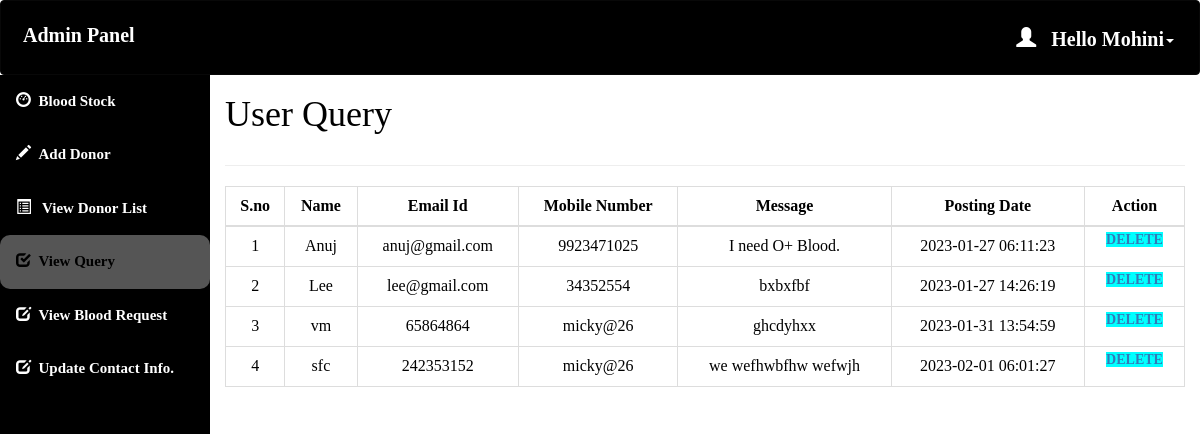
Page /admin/query.php (signed in) on the committed database.
### tables this page shows
CREATE TABLE IF NOT EXISTS `contact_query` (
  `query_id` int(11) NOT NULL AUTO_INCREMENT,
  `query_name` varchar(100) NOT NULL,
  `query_mail` varchar(120) NOT NULL,
  `query_number` char(11) NOT NULL,
  `query_message` longtext NOT NULL,
  `query_date` timestamp NULL DEFAULT CURRENT_TIMESTAMP ON UPDATE CURRENT_TIMESTAMP,
  `query_status` int(11) DEFAULT NULL,
  PRIMARY KEY (`query_id`)
);

### admin/query.php (the view, shortened to what this page needs)
<html>
<head>
  <link rel="stylesheet" href="https://maxcdn.bootstrapcdn.com/bootstrap/3.4.1/css/bootstrap.min.css">
</head>
<?php
include 'conn.php';
  if (isset($_SESSION['loggedin']) && $_SESSION['loggedin'] == true) {
  ?>
<body style="color:black">
<div id="header">
<?php include 'header.php';
?>
</div>
<div id="sidebar">
<?php $active="query"; include 'sidebar.php'; ?>
</div>
<div id="content" >
  <div class="content-wrapper">
    <div class="container-fluid">
      <div class="row">
        <div class="col-md-12 lg-12 sm-12">
          <h1 class="page-title">User Query</h1>
        </div>
      </div>
      <hr>
      <?php
        include 'conn.php';
          $limit = 10;
          if(isset($_GET['page'])){
            $page = $_GET['page'];
          }else{
            $page = 1;
          }
          $offset = ($page - 1) * $limit;
          $count=$offset+1;
        $sql= "select * from contact_query LIMIT {$offset},{$limit}";
        $result=mysqli_query($conn,$sql);
        if(mysqli_num_rows($result)>0)   {
       ?>
       <div class="table-responsive">
      <table class="table table-bordered" style="text-align:center">
          <thead style="text-align:center">
          <th style="text-align:center">S.no</th>
          <th style="text-align:center">Name</th>
          <th style="text-align:center">Email Id</th>
          <th style="text-align:center">Mobile Number</th>
          <th style="text-align:center">Message</th>
          <th style="text-align:center">Posting Date</th>
          <th style="text-align:center">Action</th>
          </thead>
          <tbody>
            <?php
            while($row = mysqli_fetch_assoc($result)) { ?>
          <tr>
                  <td><?php echo $count++; ?></td>
                  <td><?php echo $row['query_name']; ?></td>
                  <td><?php echo $row['query_mail']; ?></td>
                  <td><?php echo $row['query_number']; ?></td>
                  <td><?php echo $row['query_message']; ?></td>
                  <td><?php echo $row['query_date']; ?></td>
                    <td id="he" style="width:100px">
                    <a style="background-color:aqua" href='delete_query.php?id=<?php echo $row['query_id']; ?>'> Delete </a>
                </td>
              </tr>
            <?php } ?>
          </tbody>
      </table>
    </div>
    <?php } ?>
      </div>
    </div>
   <?php }
    ?>
</body>
</html>

### admin/header.php (shortened to what this page needs)
<!DOCTYPE html>
<html>
<head>
  <link rel="stylesheet" href="https://maxcdn.bootstrapcdn.com/bootstrap/3.4.1/css/bootstrap.min.css">
</head>
<body>
<nav class="navbar navbar-inverse"  style="background-color:black;">
  <div class="container-fluid">
    <div class="navbar-header">
      <a class="navbar-brand" id="qq" href="dash1.php" style="color:white;">Admin Panel</a>
    </div>
    <ul class="nav navbar-nav navbar-right">
      <li class="dropdown"><a class="dropdown-toggle" id="qw" data-toggle="dropdown" href="#" style="font-weight:bold;color:white "> <span class="glyphicon glyphicon-user"></span>&nbsp&nbsp
        <?php
        include 'conn.php';
        $username=$_SESSION['username'];
        $sql="select * from admin_info where admin_username='$username'";
        $result=mysqli_query($conn,$sql) or die("query failed.");
        $row=mysqli_fetch_assoc($result);
        echo "Hello ".$row['admin_name'];
       ?><span class="caret"></span></a>
    </li>
    </ul>
  </div>
</nav>
</body></html>

### admin/query.php (style rules this page uses)
#sidebar { position:relative;margin-top:-20px }
#content { position:relative;margin-left:210px }
#he { font-size: 14px; font-weight: 600; text-transform: uppercase; padding: 3px 7px; color: #fff; text-decoration: none; border-radius: 3px; align:center }

### admin/header.php (style rules this page uses)
.navbar { background-color: #333333 ; padding: 10px 10px; color:#FF0404 ; }
.navbar a { float: left; color: white; text-align: center; padding: 12px; text-decoration: none; font-size: 20px; line-height: 25px; }
.navbar-brand { font-size: 25px; font-weight: bold; }
.navbar a { float: none; display: block; text-align: left; }
.navbar-right { float: none; }

### admin/sidebar.php (style rules this page uses)
body { margin: 0; font-family: 'Averia Gruesa Libre';font-size: 15px; color:#F8F9F9; }

### rows in the picture
contact_query: query_name "Anuj", query_mail "anuj@gmail.com", query_number "9923471025", query_message "I need O+ Blood.", query_date "2023-01-27 06:11:23"
contact_query: query_name "Lee", query_mail "lee@gmail.com", query_number "34352554", query_message "bxbxfbf", query_date "2023-01-27 14:26:19"
contact_query: query_name "vm", query_mail "65864864", query_number "micky@26", query_message "ghcdyhxx", query_date "2023-01-31 13:54:59"
contact_query: query_name "sfc", query_mail "242353152", query_number "micky@26", query_message "we wefhwbfhw wefwjh", query_date "2023-02-01 06:01:27"

### other values in the picture
$row['admin_name'] "Mohini"
